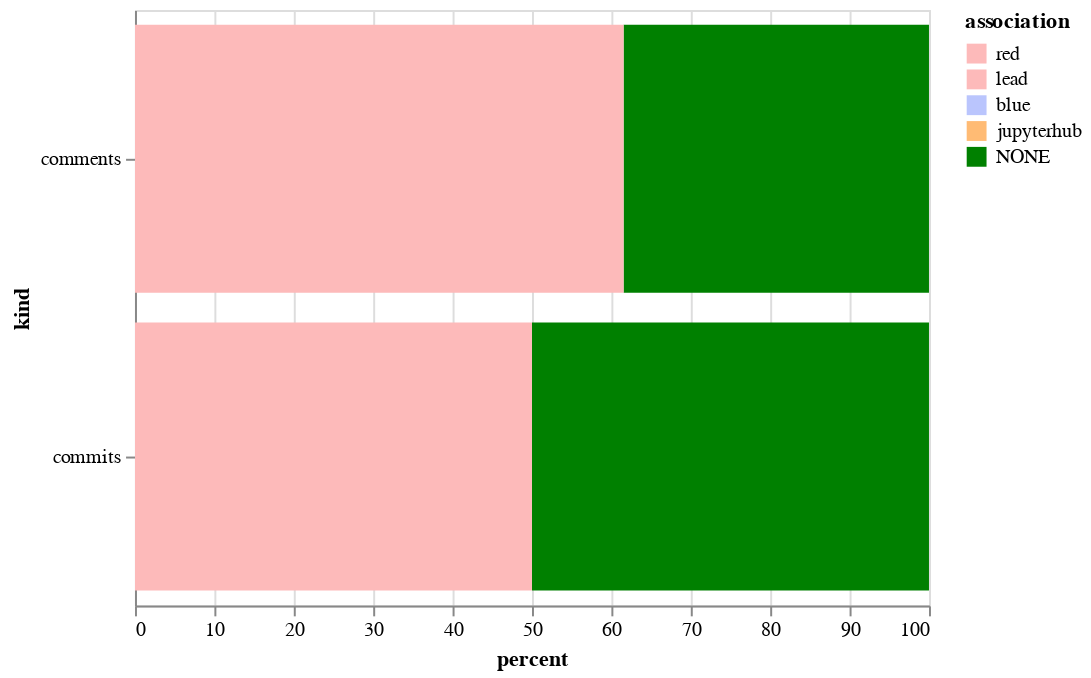

Notebook code cell kept with this figure:
### Code cell
alt.Chart(sum_both).mark_bar().encode(
    x='percent',
    y='kind',
    color=alt.Color('association', sort=["CONTRIBUTOR", "MEMBER", "NONE"], scale=color_scale)
)

### Figure 1 — Vega-Lite specification as saved in the notebook (floating-point values rounded to 4 significant figures)
{"$schema": "https://vega.github.io/schema/vega-lite/v2.6.0.json", "config": {"view": {"height": 300, "width": 400}}, "data": {"name": "data-6086be62cd736912ac6a05a87b1ce459"}, "datasets": {"data-6086be62cd736912ac6a05a87b1ce459": [{"association": "NONE", "kind": "comments", "percent": 38.46}, {"association": "red", "kind": "comments", "percent": 61.54}, {"association": "NONE", "kind": "commits", "percent": 50.0}, {"association": "red", "kind": "commits", "percent": 50.0}]}, "encoding": {"color": {"field": "association", "scale": {"domain": ["red", "lead", "blue", "jupyterhub", "NONE"], "range": ["#fdbaba", "#fdbaba", "#bac5fd", "#ffbb74", "green"]}, "sort": ["CONTRIBUTOR", "MEMBER", "NONE"], "type": "nominal"}, "x": {"field": "percent", "type": "quantitative"}, "y": {"field": "kind", "type": "nominal"}}, "mark": "bar"}
